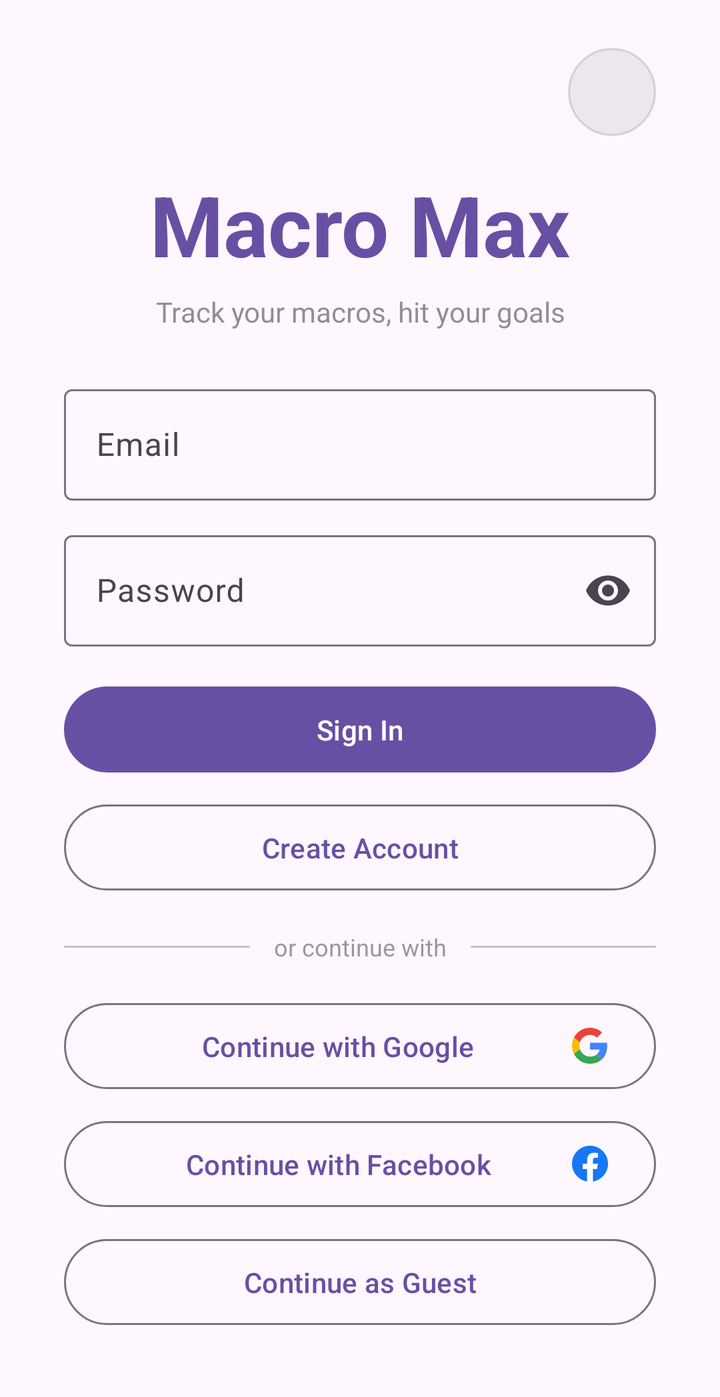
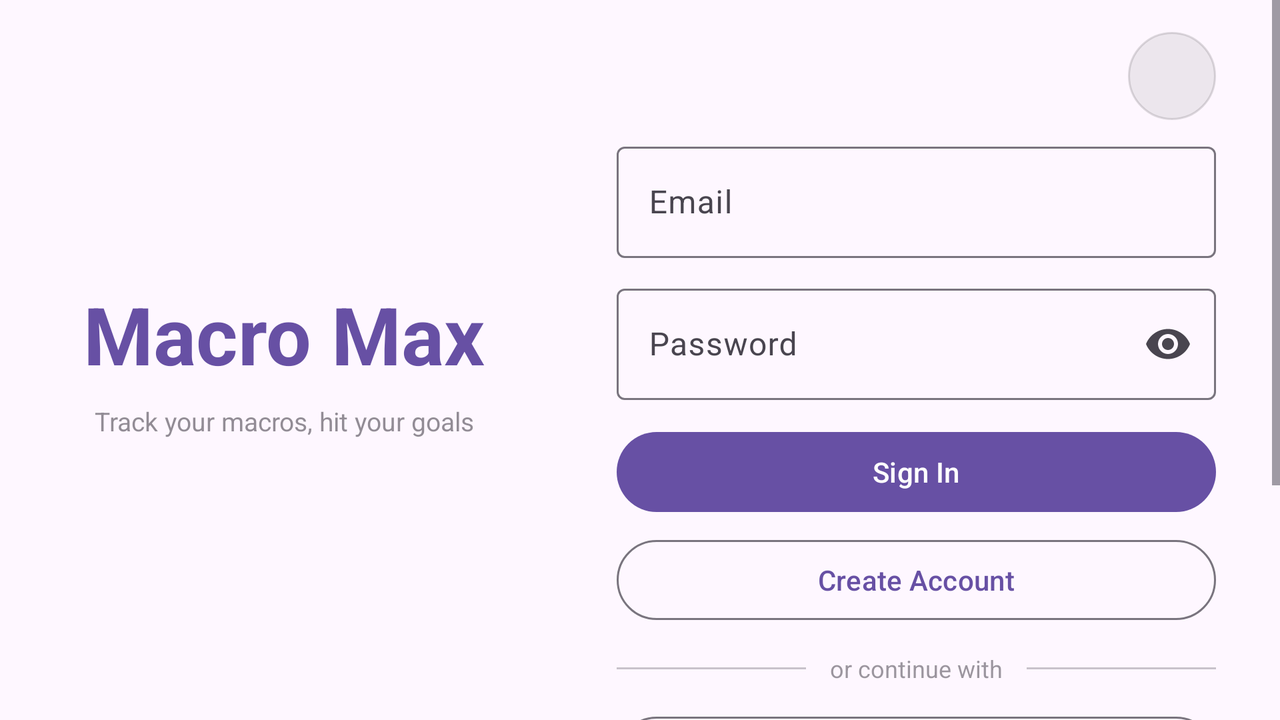

Two renders of one Android screen. The first uses the default layout on a phone; the second uses the alternative layout the repository ships for a different screen configuration, on a matching device. The two XML files are below.
<!-- AndroidManifest.xml: application theme Theme.MacroMax -->
<!-- res/layout/activity_login.xml -->
<?xml version="1.0" encoding="utf-8"?>
<ScrollView xmlns:android="http://schemas.android.com/apk/res/android"
    xmlns:app="http://schemas.android.com/apk/res-auto"
    android:layout_width="match_parent"
    android:layout_height="match_parent"
    android:fillViewport="true">

    <androidx.constraintlayout.widget.ConstraintLayout
        android:layout_width="match_parent"
        android:layout_height="wrap_content"
        android:paddingHorizontal="32dp"
        android:paddingTop="24dp"
        android:paddingBottom="32dp">

        <TextView
            android:id="@+id/btnLanguage"
            android:layout_width="44dp"
            android:layout_height="44dp"
            android:gravity="center"
            android:textSize="24sp"
            android:background="@drawable/bg_flag_button"
            android:clickable="true"
            android:focusable="true"
            app:layout_constraintTop_toTopOf="parent"
            app:layout_constraintEnd_toEndOf="parent" />

        <TextView
            android:id="@+id/tvAppName"
            android:layout_width="wrap_content"
            android:layout_height="wrap_content"
            android:text="@string/app_name"
            android:textSize="42sp"
            android:textStyle="bold"
            android:textColor="?attr/colorPrimary"
            android:layout_marginTop="16dp"
            app:layout_constraintTop_toBottomOf="@id/btnLanguage"
            app:layout_constraintStart_toStartOf="parent"
            app:layout_constraintEnd_toEndOf="parent" />

        <TextView
            android:id="@+id/tvTagline"
            android:layout_width="wrap_content"
            android:layout_height="wrap_content"
            android:text="@string/login_tagline"
            android:textSize="14sp"
            android:alpha="0.6"
            android:gravity="center"
            app:layout_constraintTop_toBottomOf="@id/tvAppName"
            app:layout_constraintStart_toStartOf="parent"
            app:layout_constraintEnd_toEndOf="parent"
            android:layout_marginTop="6dp" />

        <com.google.android.material.textfield.TextInputLayout
            android:id="@+id/tilEmail"
            style="@style/Widget.Material3.TextInputLayout.OutlinedBox"
            android:layout_width="0dp"
            android:layout_height="wrap_content"
            android:hint="@string/hint_email"
            app:layout_constraintTop_toBottomOf="@id/tvTagline"
            app:layout_constraintStart_toStartOf="parent"
            app:layout_constraintEnd_toEndOf="parent"
            android:layout_marginTop="24dp">

            <com.google.android.material.textfield.TextInputEditText
                android:id="@+id/etEmail"
                android:layout_width="match_parent"
                android:layout_height="wrap_content"
                android:inputType="textEmailAddress"
                android:imeOptions="actionNext" />
        </com.google.android.material.textfield.TextInputLayout>

        <com.google.android.material.textfield.TextInputLayout
            android:id="@+id/tilPassword"
            style="@style/Widget.Material3.TextInputLayout.OutlinedBox"
            android:layout_width="0dp"
            android:layout_height="wrap_content"
            android:hint="@string/hint_password"
            app:endIconMode="password_toggle"
            app:layout_constraintTop_toBottomOf="@id/tilEmail"
            app:layout_constraintStart_toStartOf="parent"
            app:layout_constraintEnd_toEndOf="parent"
            android:layout_marginTop="12dp">

            <com.google.android.material.textfield.TextInputEditText
                android:id="@+id/etPassword"
                android:layout_width="match_parent"
                android:layout_height="wrap_content"
                android:inputType="textPassword"
                android:imeOptions="actionDone" />
        </com.google.android.material.textfield.TextInputLayout>

        <com.google.android.material.button.MaterialButton
            android:id="@+id/btnSignIn"
            android:layout_width="0dp"
            android:layout_height="wrap_content"
            android:text="@string/btn_sign_in"
            android:paddingVertical="12dp"
            app:layout_constraintTop_toBottomOf="@id/tilPassword"
            app:layout_constraintStart_toStartOf="parent"
            app:layout_constraintEnd_toEndOf="parent"
            android:layout_marginTop="16dp" />

        <com.google.android.material.button.MaterialButton
            android:id="@+id/btnSignUp"
            style="@style/Widget.Material3.Button.OutlinedButton"
            android:layout_width="0dp"
            android:layout_height="wrap_content"
            android:text="@string/btn_create_account"
            android:paddingVertical="12dp"
            app:layout_constraintTop_toBottomOf="@id/btnSignIn"
            app:layout_constraintStart_toStartOf="parent"
            app:layout_constraintEnd_toEndOf="parent"
            android:layout_marginTop="8dp" />

        <View
            android:id="@+id/dividerLeft"
            android:layout_width="0dp"
            android:layout_height="1dp"
            android:background="?attr/colorOutline"
            android:alpha="0.4"
            app:layout_constraintTop_toTopOf="@id/tvOr"
            app:layout_constraintBottom_toBottomOf="@id/tvOr"
            app:layout_constraintStart_toStartOf="parent"
            app:layout_constraintEnd_toStartOf="@id/tvOr"
            android:layout_marginEnd="12dp" />

        <TextView
            android:id="@+id/tvOr"
            android:layout_width="wrap_content"
            android:layout_height="wrap_content"
            android:text="@string/or_continue_with"
            android:textSize="12sp"
            android:alpha="0.55"
            app:layout_constraintTop_toBottomOf="@id/btnSignUp"
            app:layout_constraintStart_toStartOf="parent"
            app:layout_constraintEnd_toEndOf="parent"
            android:layout_marginTop="16dp" />

        <View
            android:id="@+id/dividerRight"
            android:layout_width="0dp"
            android:layout_height="1dp"
            android:background="?attr/colorOutline"
            android:alpha="0.4"
            app:layout_constraintTop_toTopOf="@id/tvOr"
            app:layout_constraintBottom_toBottomOf="@id/tvOr"
            app:layout_constraintStart_toEndOf="@id/tvOr"
            app:layout_constraintEnd_toEndOf="parent"
            android:layout_marginStart="12dp" />

        <com.google.android.material.button.MaterialButton
            android:id="@+id/btnGoogle"
            style="@style/Widget.Material3.Button.OutlinedButton"
            android:layout_width="0dp"
            android:layout_height="wrap_content"
            android:text="@string/btn_google"
            android:paddingVertical="12dp"
            app:icon="@drawable/ic_google"
            app:iconSize="18dp"
            app:iconGravity="end"
            app:iconTint="@null"
            app:layout_constraintTop_toBottomOf="@id/tvOr"
            app:layout_constraintStart_toStartOf="parent"
            app:layout_constraintEnd_toEndOf="parent"
            android:layout_marginTop="16dp" />

        <com.google.android.material.button.MaterialButton
            android:id="@+id/btnFacebook"
            style="@style/Widget.Material3.Button.OutlinedButton"
            android:layout_width="0dp"
            android:layout_height="wrap_content"
            android:text="@string/btn_facebook"
            android:paddingVertical="12dp"
            app:icon="@drawable/ic_facebook"
            app:iconSize="18dp"
            app:iconGravity="end"
            app:iconTint="@null"
            app:layout_constraintTop_toBottomOf="@id/btnGoogle"
            app:layout_constraintStart_toStartOf="parent"
            app:layout_constraintEnd_toEndOf="parent"
            android:layout_marginTop="8dp" />

        <com.google.android.material.button.MaterialButton
            android:id="@+id/btnGuest"
            style="@style/Widget.Material3.Button.OutlinedButton"
            android:layout_width="0dp"
            android:layout_height="wrap_content"
            android:text="@string/btn_guest"
            android:paddingVertical="12dp"
            app:layout_constraintTop_toBottomOf="@id/btnFacebook"
            app:layout_constraintStart_toStartOf="parent"
            app:layout_constraintEnd_toEndOf="parent"
            app:layout_constraintBottom_toBottomOf="parent"
            android:layout_marginTop="8dp" />

    </androidx.constraintlayout.widget.ConstraintLayout>
</ScrollView>
<!-- resources referenced by this layout -->
<resources>
  <!-- drawable bg_flag_button (drawable) -->
  <?xml version="1.0" encoding="utf-8"?>
  <shape xmlns:android="http://schemas.android.com/apk/res/android"
      android:shape="oval">
      <solid android:color="@color/icon_surface" />
      <stroke android:width="1dp" android:color="@color/icon_surface_stroke" />
  </shape>
  <!-- drawable ic_facebook (drawable) -->
  <?xml version="1.0" encoding="utf-8"?>
  <vector xmlns:android="http://schemas.android.com/apk/res/android"
      android:width="18dp"
      android:height="18dp"
      android:viewportWidth="24"
      android:viewportHeight="24">
      <path
          android:fillColor="#1877F2"
          android:pathData="M24 12c0-6.627-5.373-12-12-12S0 5.373 0 12c0 5.99 4.388 10.954 10.125 11.854V15.47H7.078V12h3.047V9.356c0-3.007 1.792-4.669 4.533-4.669 1.312 0 2.686 0.235 2.686 0.235v2.953H15.83c-1.491 0-1.956 0.925-1.956 1.874V12h3.328l-0.532 3.469h-2.796v8.385C19.612 22.954 24 17.99 24 12z"/>
      <path
          android:fillColor="#FFFFFF"
          android:pathData="M16.671 15.469L17.203 12h-3.328v-2.251c0-0.949 0.465-1.874 1.956-1.874h1.514V6.922s-1.374-0.235-2.686-0.235c-2.741 0-4.533 1.662-4.533 4.669V12H7.078v3.469h3.047v8.385a12.09 12.09 0 0 0 3.75 0V15.47h2.796z"/>
  </vector>
  <!-- drawable ic_google (drawable) -->
  <?xml version="1.0" encoding="utf-8"?>
  <vector xmlns:android="http://schemas.android.com/apk/res/android"
      android:width="18dp"
      android:height="18dp"
      android:viewportWidth="48"
      android:viewportHeight="48">
      <path
          android:fillColor="#EA4335"
          android:pathData="M24 9.5c3.54 0 6.71 1.22 9.21 3.6l6.85-6.85C35.9 2.38 30.47 0 24 0 14.62 0 6.51 5.38 2.56 13.22l7.98 6.19C12.43 13.72 17.74 9.5 24 9.5z"/>
      <path
          android:fillColor="#4285F4"
          android:pathData="M46.98 24.55c0-1.57-0.15-3.09-0.38-4.55H24v9.02h12.94c-0.58 2.96-2.26 5.48-4.78 7.18l7.73 6c4.51-4.18 7.09-10.36 7.09-17.65z"/>
      <path
          android:fillColor="#FBBC05"
          android:pathData="M10.53 28.59c-0.48-1.45-0.76-2.99-0.76-4.59s0.27-3.14 0.76-4.59l-7.98-6.19C0.92 16.46 0 20.12 0 24c0 3.88 0.92 7.54 2.56 10.78l7.97-6.19z"/>
      <path
          android:fillColor="#34A853"
          android:pathData="M24 48c6.48 0 11.93-2.13 15.89-5.81l-7.73-6c-2.15 1.45-4.92 2.3-8.16 2.3-6.26 0-11.57-4.22-13.47-9.91l-7.98 6.19C6.51 42.62 14.62 48 24 48z"/>
  </vector>
  <string name="app_name">Macro Max</string>
  <string name="btn_create_account">Create Account</string>
  <string name="btn_facebook">Continue with Facebook</string>
  <string name="btn_google">Continue with Google</string>
  <string name="btn_guest">Continue as Guest</string>
  <string name="btn_sign_in">Sign In</string>
  <string name="hint_email">Email</string>
  <string name="hint_password">Password</string>
  <string name="login_tagline">Track your macros, hit your goals</string>
  <string name="or_continue_with">or continue with</string>
  <style name="Theme.MacroMax" parent="Base.Theme.MacroMax" />
  <color name="icon_surface">#12000000</color>
  <color name="icon_surface_stroke">#22000000</color>
  <style name="Base.Theme.MacroMax" parent="Theme.Material3.DayNight.NoActionBar">
          
          
      </style>
</resources>
<!-- res/layout-land/activity_login.xml (the repository's variant of the layout above) -->
<!-- drawn on the phone turned sideways -->
<?xml version="1.0" encoding="utf-8"?>
<LinearLayout xmlns:android="http://schemas.android.com/apk/res/android"
    xmlns:app="http://schemas.android.com/apk/res-auto"
    android:layout_width="match_parent"
    android:layout_height="match_parent"
    android:orientation="horizontal">

    
    <LinearLayout
        android:layout_width="0dp"
        android:layout_height="match_parent"
        android:layout_weight="4"
        android:orientation="vertical"
        android:gravity="center"
        android:paddingHorizontal="28dp">

        <TextView
            android:layout_width="wrap_content"
            android:layout_height="wrap_content"
            android:text="@string/app_name"
            android:textSize="40sp"
            android:textStyle="bold"
            android:textColor="?attr/colorPrimary" />

        <TextView
            android:layout_width="wrap_content"
            android:layout_height="wrap_content"
            android:text="@string/login_tagline"
            android:textSize="13sp"
            android:alpha="0.6"
            android:gravity="center"
            android:layout_marginTop="8dp" />

    </LinearLayout>

    
    <ScrollView
        android:layout_width="0dp"
        android:layout_height="match_parent"
        android:layout_weight="5"
        android:fillViewport="true">

        <androidx.constraintlayout.widget.ConstraintLayout
            android:layout_width="match_parent"
            android:layout_height="wrap_content"
            android:paddingStart="24dp"
            android:paddingEnd="32dp"
            android:paddingTop="16dp"
            android:paddingBottom="24dp">

            <TextView
                android:id="@+id/btnLanguage"
                android:layout_width="44dp"
                android:layout_height="44dp"
                android:gravity="center"
                android:textSize="22sp"
                android:background="@drawable/bg_flag_button"
                android:clickable="true"
                android:focusable="true"
                app:layout_constraintTop_toTopOf="parent"
                app:layout_constraintEnd_toEndOf="parent" />

            
            <TextView
                android:id="@+id/tvAppName"
                android:layout_width="0dp"
                android:layout_height="0dp"
                android:visibility="gone"
                app:layout_constraintTop_toBottomOf="@id/btnLanguage"
                app:layout_constraintStart_toStartOf="parent"
                app:layout_constraintEnd_toEndOf="parent" />

            <TextView
                android:id="@+id/tvTagline"
                android:layout_width="0dp"
                android:layout_height="0dp"
                android:visibility="gone"
                app:layout_constraintTop_toBottomOf="@id/tvAppName"
                app:layout_constraintStart_toStartOf="parent"
                app:layout_constraintEnd_toEndOf="parent" />

            <com.google.android.material.textfield.TextInputLayout
                android:id="@+id/tilEmail"
                style="@style/Widget.Material3.TextInputLayout.OutlinedBox"
                android:layout_width="0dp"
                android:layout_height="wrap_content"
                android:hint="@string/hint_email"
                app:layout_constraintTop_toBottomOf="@id/btnLanguage"
                app:layout_constraintStart_toStartOf="parent"
                app:layout_constraintEnd_toEndOf="parent"
                android:layout_marginTop="8dp">

                <com.google.android.material.textfield.TextInputEditText
                    android:id="@+id/etEmail"
                    android:layout_width="match_parent"
                    android:layout_height="wrap_content"
                    android:inputType="textEmailAddress"
                    android:imeOptions="actionNext" />
            </com.google.android.material.textfield.TextInputLayout>

            <com.google.android.material.textfield.TextInputLayout
                android:id="@+id/tilPassword"
                style="@style/Widget.Material3.TextInputLayout.OutlinedBox"
                android:layout_width="0dp"
                android:layout_height="wrap_content"
                android:hint="@string/hint_password"
                app:endIconMode="password_toggle"
                app:layout_constraintTop_toBottomOf="@id/tilEmail"
                app:layout_constraintStart_toStartOf="parent"
                app:layout_constraintEnd_toEndOf="parent"
                android:layout_marginTop="10dp">

                <com.google.android.material.textfield.TextInputEditText
                    android:id="@+id/etPassword"
                    android:layout_width="match_parent"
                    android:layout_height="wrap_content"
                    android:inputType="textPassword"
                    android:imeOptions="actionDone" />
            </com.google.android.material.textfield.TextInputLayout>

            <com.google.android.material.button.MaterialButton
                android:id="@+id/btnSignIn"
                android:layout_width="0dp"
                android:layout_height="wrap_content"
                android:text="@string/btn_sign_in"
                android:paddingVertical="10dp"
                app:layout_constraintTop_toBottomOf="@id/tilPassword"
                app:layout_constraintStart_toStartOf="parent"
                app:layout_constraintEnd_toEndOf="parent"
                android:layout_marginTop="12dp" />

            <com.google.android.material.button.MaterialButton
                android:id="@+id/btnSignUp"
                style="@style/Widget.Material3.Button.OutlinedButton"
                android:layout_width="0dp"
                android:layout_height="wrap_content"
                android:text="@string/btn_create_account"
                android:paddingVertical="10dp"
                app:layout_constraintTop_toBottomOf="@id/btnSignIn"
                app:layout_constraintStart_toStartOf="parent"
                app:layout_constraintEnd_toEndOf="parent"
                android:layout_marginTop="6dp" />

            <View
                android:id="@+id/dividerLeft"
                android:layout_width="0dp"
                android:layout_height="1dp"
                android:background="?attr/colorOutline"
                android:alpha="0.4"
                app:layout_constraintTop_toTopOf="@id/tvOr"
                app:layout_constraintBottom_toBottomOf="@id/tvOr"
                app:layout_constraintStart_toStartOf="parent"
                app:layout_constraintEnd_toStartOf="@id/tvOr"
                android:layout_marginEnd="12dp" />

            <TextView
                android:id="@+id/tvOr"
                android:layout_width="wrap_content"
                android:layout_height="wrap_content"
                android:text="@string/or_continue_with"
                android:textSize="12sp"
                android:alpha="0.55"
                app:layout_constraintTop_toBottomOf="@id/btnSignUp"
                app:layout_constraintStart_toStartOf="parent"
                app:layout_constraintEnd_toEndOf="parent"
                android:layout_marginTop="12dp" />

            <View
                android:id="@+id/dividerRight"
                android:layout_width="0dp"
                android:layout_height="1dp"
                android:background="?attr/colorOutline"
                android:alpha="0.4"
                app:layout_constraintTop_toTopOf="@id/tvOr"
                app:layout_constraintBottom_toBottomOf="@id/tvOr"
                app:layout_constraintStart_toEndOf="@id/tvOr"
                app:layout_constraintEnd_toEndOf="parent"
                android:layout_marginStart="12dp" />

            <com.google.android.material.button.MaterialButton
                android:id="@+id/btnGoogle"
                style="@style/Widget.Material3.Button.OutlinedButton"
                android:layout_width="0dp"
                android:layout_height="wrap_content"
                android:text="@string/btn_google"
                android:paddingVertical="10dp"
                app:icon="@drawable/ic_google"
                app:iconSize="18dp"
                app:iconGravity="end"
                app:iconTint="@null"
                app:layout_constraintTop_toBottomOf="@id/tvOr"
                app:layout_constraintStart_toStartOf="parent"
                app:layout_constraintEnd_toEndOf="parent"
                android:layout_marginTop="12dp" />

            <com.google.android.material.button.MaterialButton
                android:id="@+id/btnFacebook"
                style="@style/Widget.Material3.Button.OutlinedButton"
                android:layout_width="0dp"
                android:layout_height="wrap_content"
                android:text="@string/btn_facebook"
                android:paddingVertical="10dp"
                app:icon="@drawable/ic_facebook"
                app:iconSize="18dp"
                app:iconGravity="end"
                app:iconTint="@null"
                app:layout_constraintTop_toBottomOf="@id/btnGoogle"
                app:layout_constraintStart_toStartOf="parent"
                app:layout_constraintEnd_toEndOf="parent"
                android:layout_marginTop="6dp" />

            <com.google.android.material.button.MaterialButton
                android:id="@+id/btnGuest"
                style="@style/Widget.Material3.Button.OutlinedButton"
                android:layout_width="0dp"
                android:layout_height="wrap_content"
                android:text="@string/btn_guest"
                android:paddingVertical="10dp"
                app:layout_constraintTop_toBottomOf="@id/btnFacebook"
                app:layout_constraintStart_toStartOf="parent"
                app:layout_constraintEnd_toEndOf="parent"
                app:layout_constraintBottom_toBottomOf="parent"
                android:layout_marginTop="6dp" />

        </androidx.constraintlayout.widget.ConstraintLayout>
    </ScrollView>

</LinearLayout>
